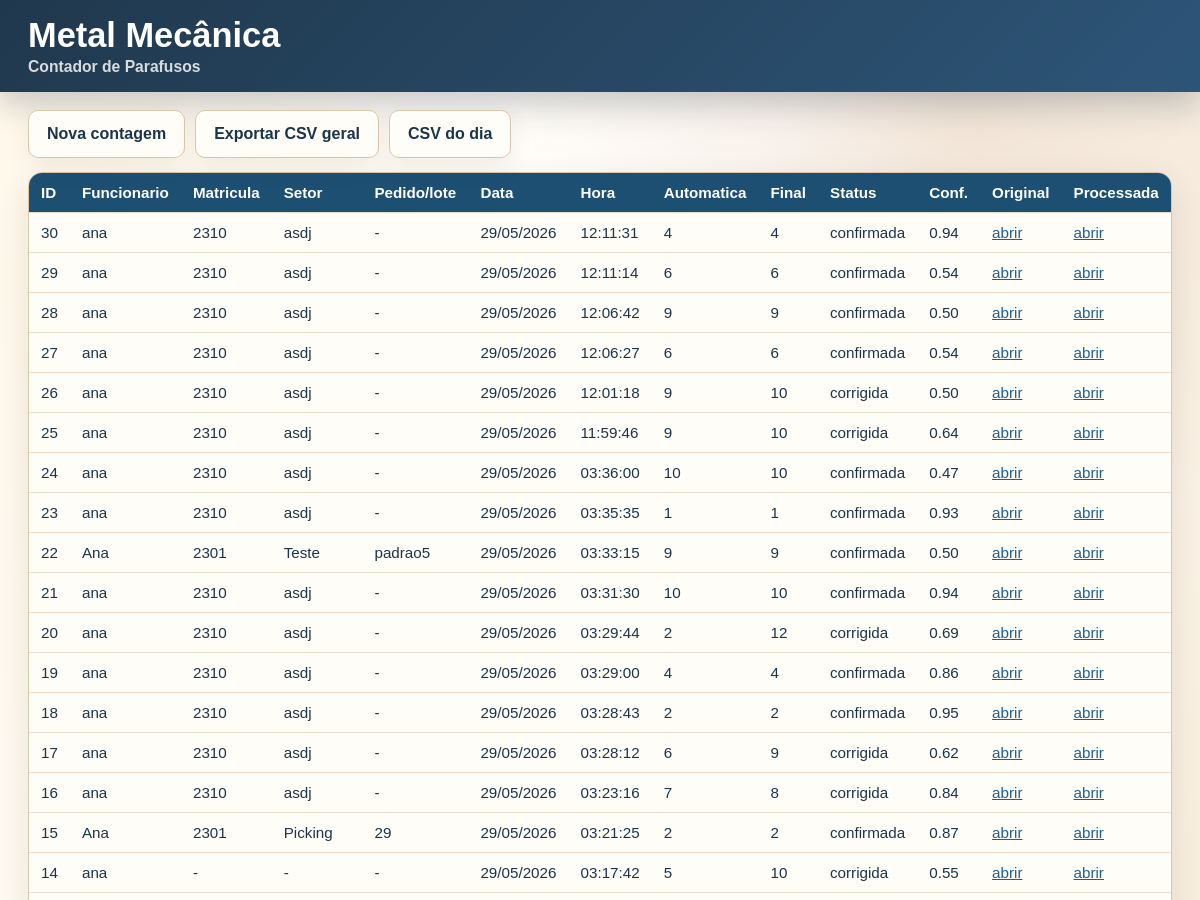
Page /dashboard (upper part) on the earlier database version.
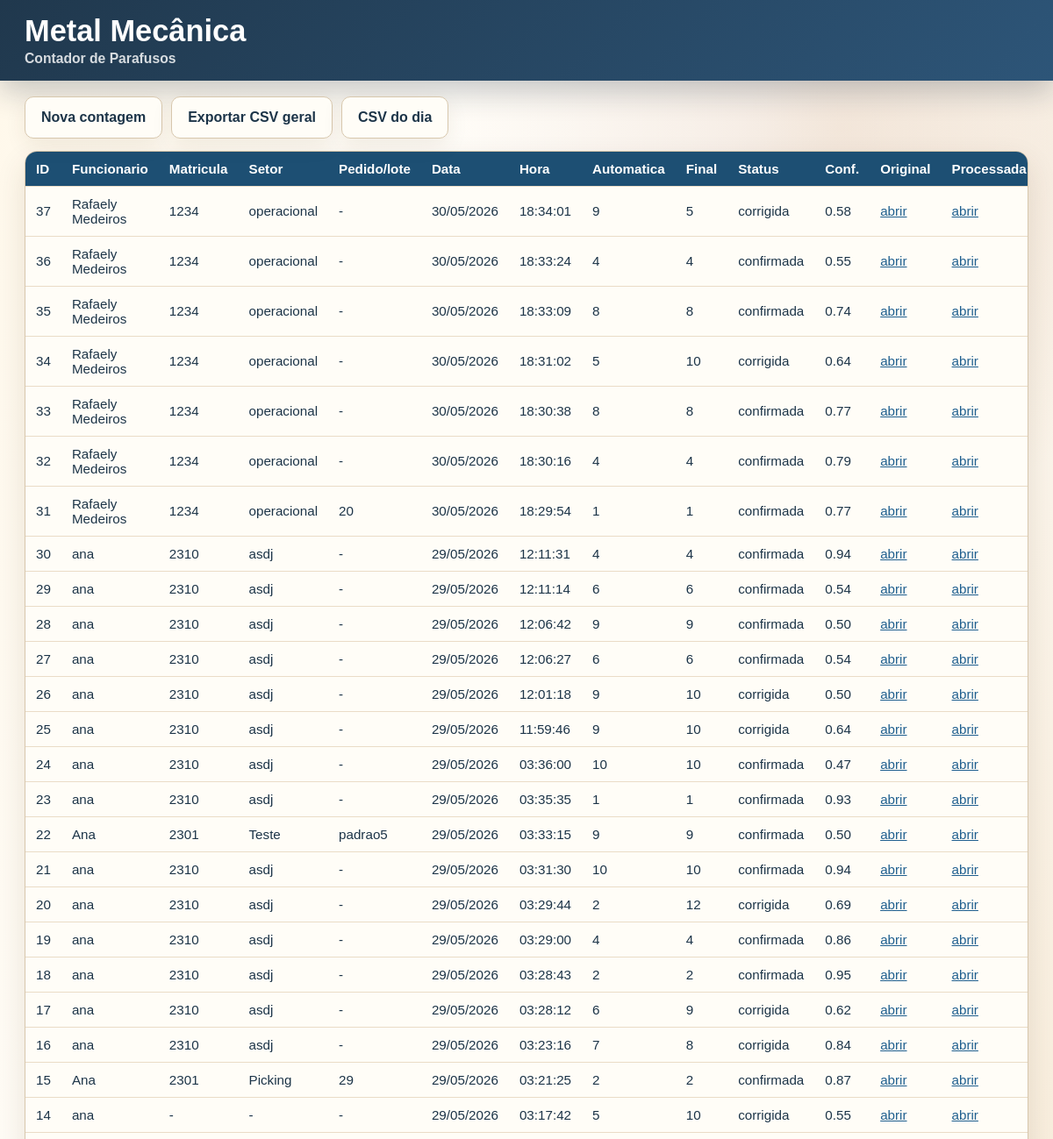
Same page on the later database version.
### app/models.py (models this page shows)
class Contagem(Base):
    __tablename__ = "contagens"
    id = Column(Integer, primary_key=True, index=True)
    funcionario_nome = Column(String(160), nullable=False)
    funcionario_id = Column(String(80), nullable=True)
    setor = Column(String(120), nullable=True)
    pedido = Column(String(120), nullable=True)
    data_hora = Column(DateTime(timezone=True), server_default=func.now(), index=True)
    total_parafusos = Column(Integer, nullable=False)
    total_corrigido = Column(Integer, nullable=True)
    confianca_media = Column(Float, nullable=False)
    imagem_original = Column(Text, nullable=False)
    imagem_processada = Column(Text, nullable=False)
    status = Column(String(40), nullable=True)
    observacao = Column(Text, nullable=True)

### app/main.py (the view)
@app.get("/dashboard")
def dashboard(request: Request, db: Session = Depends(get_db)):
    registros = db.query(Contagem).order_by(Contagem.data_hora.desc()).limit(500).all()
    return templates.TemplateResponse(
        request,
        "dashboard.html",
        {"registros": registros, "static_url_for_path": static_url_for_path},
    )

### app/templates/dashboard.html (shortened to what this page needs)
<!doctype html>
<html lang="pt-BR">
<head>
  <link rel="stylesheet" href="/static/css/style.css">
</head>
<body>
  <header class="brandbar">
    <div class="brandbar-inner">
      <h1>Metal Mecânica</h1>
      <span>Contador de Parafusos</span>
    </div>
  </header>
  <main class="shell">
    <nav class="nav">
      <a class="button secondary" href="/">Nova contagem</a>
      <a class="button secondary" href="/export/csv">Exportar CSV geral</a>
      <a class="button secondary" href="/export/csv/today">CSV do dia</a>
    </nav>
    <section class="table-wrap">
      <table>
        <thead>
          <tr>
            <th>ID</th>
            <th>Funcionario</th>
            <th>Matricula</th>
            <th>Setor</th>
            <th>Pedido/lote</th>
            <th>Data</th>
            <th>Hora</th>
            <th>Automatica</th>
            <th>Final</th>
            <th>Status</th>
            <th>Conf.</th>
            <th>Original</th>
            <th>Processada</th>
          </tr>
        </thead>
        <tbody>
          {% for item in registros %}
          <tr>
            <td>{{ item.id }}</td>
            <td>{{ item.funcionario_nome }}</td>
            <td>{{ item.funcionario_id or "-" }}</td>
            <td>{{ item.setor or "-" }}</td>
            <td>{{ item.pedido or "-" }}</td>
            <td>{{ item.data_hora.strftime("%d/%m/%Y") }}</td>
            <td>{{ item.data_hora.strftime("%H:%M:%S") }}</td>
            <td>{{ item.total_parafusos }}</td>
            <td>{{ item.total_corrigido if item.total_corrigido is not none else item.total_parafusos }}</td>
            <td>{{ item.status or "confirmada" }}</td>
            <td>{{ "%.2f"|format(item.confianca_media) }}</td>
            <td><a href="{{ static_url_for_path(item.imagem_original) }}" target="_blank">abrir</a></td>
            <td><a href="{{ static_url_for_path(item.imagem_processada) }}" target="_blank">abrir</a></td>
          </tr>
          {% else %}
          <tr><td colspan="13">Nenhuma contagem registrada.</td></tr>
          {% endfor %}
        </tbody>
      </table>
    </section>
  </main>
</body>
</html>

### app/static/css/style.css (style rules this page uses)
:root { color-scheme: light; --navy: #1c3448; --navy-dark: #102333; --blue: #1f5f8f; --copper: #c99566; --gold: #b67a2d; --cream: #fff7e9; --paper: #fffcf4; --border: #d7c7ad; --muted: #6d5744; --ok-bg: #ecfdf5; --ok-border: #bbf7d0; --ok-text: #166534; --warn-bg: #fff7ed; --warn-border: #fed7aa; --warn-text: #9a3412; }
* { box-sizing: border-box; }
body { margin: 0; font-family: Arial, Helvetica, sans-serif; color: var(--navy); background: radial-gradient(circle at 80% 8%, rgba(201, 149, 102, .22), transparent 28rem), linear-gradient(110deg, #fff8ea 0%, #ffffff 48%, #f7ead5 100%); }
a { color: var(--blue); }
.brandbar { background: linear-gradient(135deg, #20384d 0%, #2d5578 100%); color: #fff; box-shadow: 0 12px 34px rgba(16, 35, 51, .24); }
.brandbar-inner { width: min(1180px, 100%); margin: 0 auto; padding: 16px 18px; display: flex; flex-direction: column; align-items: flex-start; gap: 2px; }
.brandbar h1 { margin: 0; color: #fff; font-size: clamp(1.35rem, 3vw, 2.15rem); letter-spacing: 0; }
.brandbar span { color: rgba(255, 255, 255, .82); font-size: .98rem; font-weight: 700; }
.shell { width: min(1180px, 100%); margin: 0 auto; padding: 18px; }
.nav { display: flex; gap: 10px; flex-wrap: wrap; margin: 0 0 14px; }
.button, button { display: inline-flex; align-items: center; justify-content: center; min-height: 48px; border: 0; border-radius: 10px; padding: 0 18px; background: linear-gradient(135deg, #1f3b54 0%, #2d5578 68%, #c99566 135%); color: #fff; font-weight: 800; text-decoration: none; cursor: pointer; box-shadow: 0 8px 18px rgba(31, 59, 84, .24); }
.button.secondary { background: #fffdf7; color: var(--navy); border: 1px solid var(--border); box-shadow: 0 8px 24px rgba(73, 47, 18, .08); }
h1, h2, h3 { margin: 0 0 14px; line-height: 1.15; color: var(--navy-dark); letter-spacing: 0; }
.table-wrap { overflow-x: auto; background: #fffdf7; border: 1px solid var(--border); border-radius: 14px; box-shadow: 0 14px 34px rgba(73, 47, 18, .12); }
table { width: 100%; border-collapse: collapse; min-width: 980px; }
th, td { padding: 11px 12px; border-bottom: 1px solid #eadcc7; text-align: left; font-size: .95rem; }
th { background: #1d4f73; color: #fff; }

Differences in the rows shown:
added Contagem: id "37", funcionario_nome "Rafaely Medeiros", funcionario "1234", setor "operacional", pedido "-", data_hora "30/05/2026", data_hora "18:34:01", total_parafusos "9", total_corrigido "5", status "corrigida", confianca_media "0.58"
added Contagem: id "36", funcionario_nome "Rafaely Medeiros", funcionario "1234", setor "operacional", pedido "-", data_hora "30/05/2026", data_hora "18:33:24", total_parafusos "4", total_corrigido "4", status "confirmada", confianca_media "0.55"
added Contagem: id "35", funcionario_nome "Rafaely Medeiros", funcionario "1234", setor "operacional", pedido "-", data_hora "30/05/2026", data_hora "18:33:09", total_parafusos "8", total_corrigido "8", status "confirmada", confianca_media "0.74"
added Contagem: id "34", funcionario_nome "Rafaely Medeiros", funcionario "1234", setor "operacional", pedido "-", data_hora "30/05/2026", data_hora "18:31:02", total_parafusos "5", total_corrigido "10", status "corrigida", confianca_media "0.64"
added Contagem: id "33", funcionario_nome "Rafaely Medeiros", funcionario "1234", setor "operacional", pedido "-", data_hora "30/05/2026", data_hora "18:30:38", total_parafusos "8", total_corrigido "8", status "confirmada", confianca_media "0.77"
added Contagem: id "32", funcionario_nome "Rafaely Medeiros", funcionario "1234", setor "operacional", pedido "-", data_hora "30/05/2026", data_hora "18:30:16", total_parafusos "4", total_corrigido "4", status "confirmada", confianca_media "0.79"
added Contagem: id "31", funcionario_nome "Rafaely Medeiros", funcionario "1234", setor "operacional", pedido "20", data_hora "30/05/2026", data_hora "18:29:54", total_parafusos "1", total_corrigido "1", status "confirmada", confianca_media "0.77"
